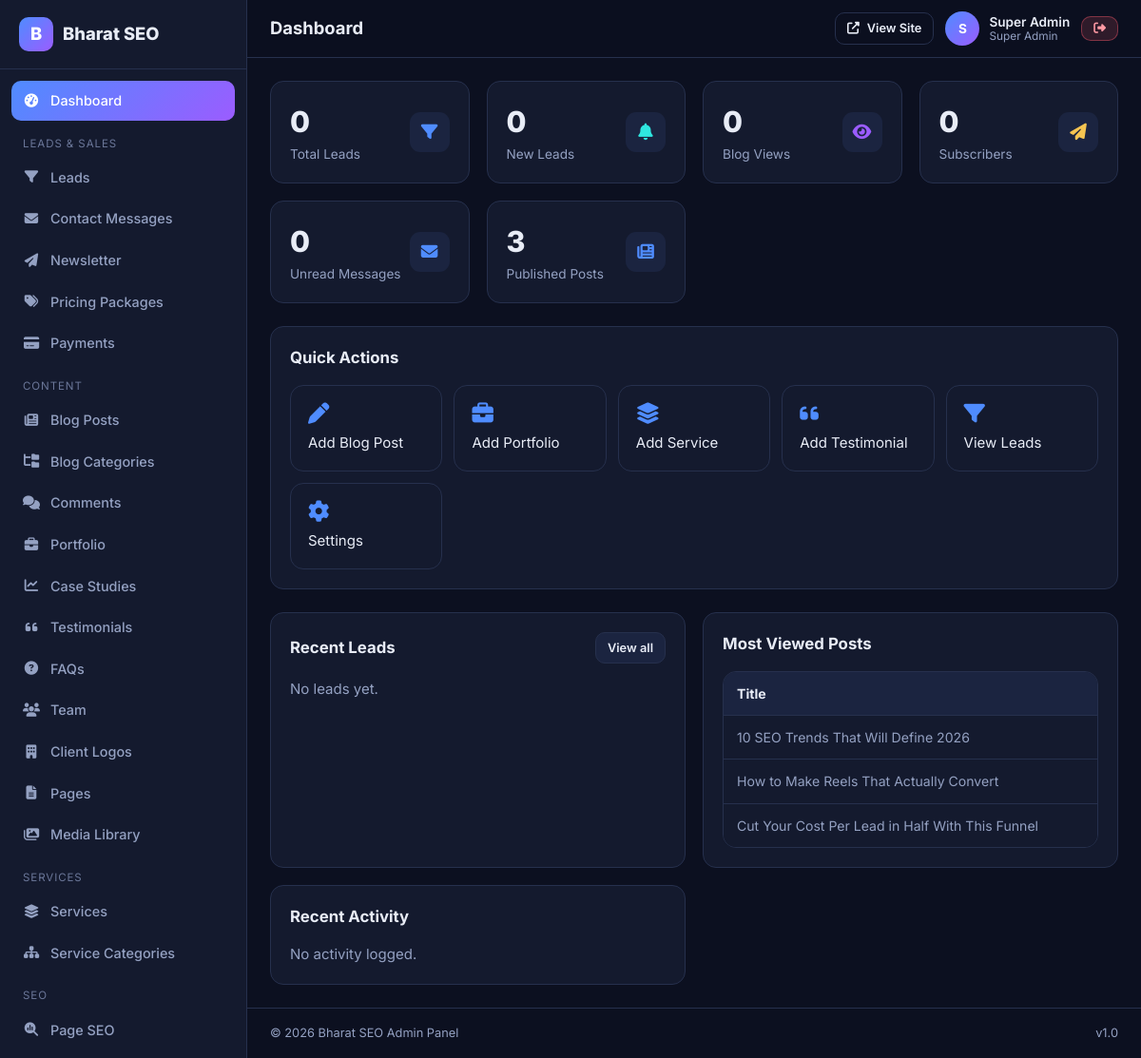
/admin/ (signed in), run on the app's committed database.
### tables this page shows
CREATE TABLE IF NOT EXISTS `roles` (
  `id` INT UNSIGNED NOT NULL AUTO_INCREMENT,
  `name` VARCHAR(60) NOT NULL,
  `slug` VARCHAR(60) NOT NULL,
  `description` VARCHAR(255) DEFAULT NULL,
  `created_at` TIMESTAMP NOT NULL DEFAULT CURRENT_TIMESTAMP,
  `updated_at` TIMESTAMP NOT NULL DEFAULT CURRENT_TIMESTAMP ON UPDATE CURRENT_TIMESTAMP,
  PRIMARY KEY (`id`),
  UNIQUE KEY `uq_roles_slug` (`slug`)
);

CREATE TABLE IF NOT EXISTS `blogs` (
  `id` INT UNSIGNED NOT NULL AUTO_INCREMENT,
  `category_id` INT UNSIGNED DEFAULT NULL,
  `title` VARCHAR(220) NOT NULL,
  `slug` VARCHAR(220) NOT NULL,
  `excerpt` VARCHAR(500) DEFAULT NULL,
  `content` LONGTEXT DEFAULT NULL,
  `featured_image` VARCHAR(255) DEFAULT NULL,
  `author` VARCHAR(120) NOT NULL DEFAULT 'Bharat SEO Team',
  `reading_time` INT NOT NULL DEFAULT 5,
  `meta_title` VARCHAR(255) DEFAULT NULL,
  `meta_description` VARCHAR(500) DEFAULT NULL,
  `tags` VARCHAR(500) DEFAULT NULL,
  `views` INT UNSIGNED NOT NULL DEFAULT 0,
  `status` ENUM('published','draft','scheduled') NOT NULL DEFAULT 'published',
  `published_at` DATETIME DEFAULT NULL,
  `created_at` TIMESTAMP NOT NULL DEFAULT CURRENT_TIMESTAMP,
  `updated_at` TIMESTAMP NOT NULL DEFAULT CURRENT_TIMESTAMP ON UPDATE CURRENT_TIMESTAMP,
  PRIMARY KEY (`id`),
  UNIQUE KEY `uq_blogs_slug` (`slug`),
  KEY `idx_blogs_cat` (`category_id`),
  KEY `idx_blogs_status` (`status`),
  CONSTRAINT `fk_blogs_cat` FOREIGN KEY (`category_id`) REFERENCES `blog_categories` (`id`) ON DELETE SET NULL
);

### includes/functions.php (called while the page is built, shortened)
<?php
function e($value): string
{
    return htmlspecialchars((string) ($value ?? ''), ENT_QUOTES | ENT_SUBSTITUTE, 'UTF-8');
}
function url(string $path = ''): string
{
    $base = rtrim(SITE_URL, '/');
    $path = ltrim($path, '/');
    return $path === '' ? $base . '/' : $base . '/' . $path;
}

### admin/includes/auth.php (called while the page is built, shortened)
<?php
function current_admin(): ?array
{
    static $cached = false;
    static $admin = null;
    if ($cached) {
        return $admin;
    }
    $cached = true;
    $admin = DB::row(
        'SELECT a.*, r.name AS role_name, r.slug AS role_slug FROM admins a LEFT JOIN roles r ON r.id = a.role_id WHERE a.id = ? AND a.status = "active"',
        [(int) $_SESSION['admin_id']]
    );
    return $admin;
}
function require_admin(): array
{
    $admin = current_admin();
    return $admin;
}
function admin_role(): string
{
    $a = current_admin();
    return $a['role_slug'] ?? '';
}
function is_super_admin(): bool
{
    return admin_role() === 'super-admin';
}
function admin_can(string $module, string $action = 'view'): bool
{
    $role = admin_role();
    if ($role === 'super-admin') {
        return true;
    }
    $matrix = [
        'seo-manager' => [
            'dashboard' => ['view'],
            'services' => ['view','create','edit','delete'],
            'service_categories' => ['view','create','edit','delete'],
            'seo' => ['view','create','edit','delete'],
            'redirects' => ['view','create','edit','delete'],
            'pages' => ['view','create','edit','delete'],
            'portfolio' => ['view','create','edit','delete'],
            'case_studies' => ['view','create','edit','delete'],
            'media' => ['view','create','edit','delete'],
            'settings' => ['view','edit'],
        ],
        'content-manager' => [
            'dashboard' => ['view'],
            'blogs' => ['view','create','edit','delete'],
            'blog_categories' => ['view','create','edit','delete'],
            'comments' => ['view','edit','delete'],
            'pages' => ['view','create','edit','delete'],
            'faqs' => ['view','create','edit','delete'],
            'testimonials' => ['view','create','edit','delete'],
            'team' => ['view','create','edit','delete'],
            'media' => ['view','create','edit','delete'],
            'portfolio' => ['view','create','edit','delete'],
            'case_studies' => ['view','create','edit','delete'],
        ],
        'sales-manager' => [
            'dashboard' => ['view'],
            'leads' => ['view','create','edit','delete'],
            'contacts' => ['view','edit','delete'],
            'newsletter' => ['view','delete'],
            'packages' => ['view','create','edit','delete'],
            'payments' => ['view','edit'],
        ],
    ];
    $allowed = $matrix[$role][$module] ?? [];
    return in_array($action, $allowed, true);
}
function admin_url(string $path = ''): string
{
    return url('admin/' . ltrim($path, '/'));
}

### includes/db.php (called while the page is built, shortened)
<?php
class DB
{
    private static ?PDO $pdo = null;
    public static function conn(): ?PDO
    {
        if (self::$pdo instanceof PDO) {
            return self::$pdo;
        }
        try {
            $dsn = 'mysql:host=' . DB_HOST . ';dbname=' . DB_NAME . ';charset=' . DB_CHARSET;
            self::$pdo = new PDO($dsn, DB_USER, DB_PASS, [
                PDO::ATTR_ERRMODE            => PDO::ERRMODE_EXCEPTION,
                PDO::ATTR_DEFAULT_FETCH_MODE => PDO::FETCH_ASSOC,
                PDO::ATTR_EMULATE_PREPARES   => false,
            ]);
            return self::$pdo;
        } catch (Throwable $e) {
            log_error('DB connection failed: ' . $e->getMessage());
            return null;
        }
    }
    public static function run(string $sql, array $params = []): ?PDOStatement
    {
        $pdo = self::conn();
        try {
            $stmt = $pdo->prepare($sql);
            $stmt->execute($params);
            return $stmt;
        } catch (Throwable $e) {
            log_error('Query failed: ' . $e->getMessage() . ' | SQL: ' . $sql);
            return null;
        }
    }
    public static function row(string $sql, array $params = []): ?array
    {
        $stmt = self::run($sql, $params);
        $row = $stmt->fetch();
        return $row !== false ? $row : null;
    }
    public static function all(string $sql, array $params = []): array
    {
        $stmt = self::run($sql, $params);
        return $stmt->fetchAll();
    }
    public static function value(string $sql, array $params = [], $default = null)
    {
        $stmt = self::run($sql, $params);
        $val = $stmt->fetchColumn();
        return $val !== false ? $val : $default;
    }
}

### admin/index.php (the view, shortened to what this page needs)
<?php
require_once __DIR__ . '/includes/auth.php';
$admin = require_admin();
$totalLeads   = (int) DB::value("SELECT COUNT(*) FROM leads", [], 0);
$blogViews    = (int) DB::value("SELECT COALESCE(SUM(views),0) FROM blogs", [], 0);
$totalBlogs   = (int) DB::value("SELECT COUNT(*) FROM blogs WHERE status='published'", [], 0);
$subscribers  = (int) DB::value("SELECT COUNT(*) FROM newsletters WHERE status='subscribed'", [], 0);
$recentLeads = DB::all("SELECT * FROM leads ORDER BY created_at DESC LIMIT 6");
$topBlogs    = DB::all("SELECT title, slug, views FROM blogs WHERE status='published' ORDER BY views DESC LIMIT 5");
$recentActivity = DB::all("SELECT al.*, a.name AS admin_name FROM activity_logs al LEFT JOIN admins a ON a.id=al.admin_id ORDER BY al.created_at DESC LIMIT 8");
$pageTitle = 'Dashboard';
include __DIR__ . '/includes/header.php';
?>
<div class="ad-grid ad-stats" style="margin-bottom:24px;">
  <div class="ad-card ad-stat"><div class="ad-stat__top"><div><div class="ad-stat__value"><?= $totalLeads ?></div><div class="ad-stat__label">Total Leads</div></div><span class="ad-stat__icon"><i class="fas fa-filter"></i></span></div></div>
  <div class="ad-card ad-stat"><div class="ad-stat__top"><div><div class="ad-stat__value"><?= $newLeads ?></div><div class="ad-stat__label">New Leads</div></div><span class="ad-stat__icon" style="color:var(--ad-cyan);"><i class="fas fa-bell"></i></span></div></div>
  <div class="ad-card ad-stat"><div class="ad-stat__top"><div><div class="ad-stat__value"><?= number_format($blogViews) ?></div><div class="ad-stat__label">Blog Views</div></div><span class="ad-stat__icon" style="color:var(--ad-purple);"><i class="fas fa-eye"></i></span></div></div>
  <div class="ad-card ad-stat"><div class="ad-stat__top"><div><div class="ad-stat__value"><?= $subscribers ?></div><div class="ad-stat__label">Subscribers</div></div><span class="ad-stat__icon" style="color:var(--ad-gold);"><i class="fas fa-paper-plane"></i></span></div></div>
  <div class="ad-card ad-stat"><div class="ad-stat__top"><div><div class="ad-stat__value"><?= $unreadMsgs ?></div><div class="ad-stat__label">Unread Messages</div></div><span class="ad-stat__icon"><i class="fas fa-envelope"></i></span></div></div>
  <div class="ad-card ad-stat"><div class="ad-stat__top"><div><div class="ad-stat__value"><?= $totalBlogs ?></div><div class="ad-stat__label">Published Posts</div></div><span class="ad-stat__icon"><i class="fas fa-newspaper"></i></span></div></div>
</div>
<div class="ad-card" style="margin-bottom:24px;">
  <div class="ad-card__head"><h2>Quick Actions</h2></div>
  <div class="ad-quick">
    <?php if (admin_can('blogs','create')): ?><a href="<?= e(admin_url('pages/blogs.php?action=new')) ?>"><i class="fas fa-pen"></i><span>Add Blog Post</span></a><?php endif; ?>
    <?php if (admin_can('portfolio','create')): ?><a href="<?= e(admin_url('pages/portfolio.php?action=new')) ?>"><i class="fas fa-briefcase"></i><span>Add Portfolio</span></a><?php endif; ?>
    <?php if (admin_can('services','create')): ?><a href="<?= e(admin_url('pages/services.php?action=new')) ?>"><i class="fas fa-layer-group"></i><span>Add Service</span></a><?php endif; ?>
    <?php if (admin_can('testimonials','create')): ?><a href="<?= e(admin_url('pages/testimonials.php?action=new')) ?>"><i class="fas fa-quote-left"></i><span>Add Testimonial</span></a><?php endif; ?>
    <?php if (admin_can('leads','view')): ?><a href="<?= e(admin_url('pages/leads.php')) ?>"><i class="fas fa-filter"></i><span>View Leads</span></a><?php endif; ?>
    <?php if (admin_can('settings','view')): ?><a href="<?= e(admin_url('pages/settings.php')) ?>"><i class="fas fa-gear"></i><span>Settings</span></a><?php endif; ?>
  </div>
</div>
<div class="ad-grid" style="grid-template-columns:repeat(auto-fit,minmax(min(100%,360px),1fr));">
  <?php if (admin_can('leads','view')): ?>
  <div class="ad-card">
    <div class="ad-card__head"><h3>Recent Leads</h3><a href="<?= e(admin_url('pages/leads.php')) ?>" class="ad-btn ad-btn--sm">View all</a></div>
    <?php if (empty($recentLeads)): ?>
      <p style="color:var(--ad-muted);">No leads yet.</p>
    <?php endif; ?>
  </div>
  <?php endif; ?>
  <div class="ad-card">
    <div class="ad-card__head"><h3>Most Viewed Posts</h3></div>
    <?php if (empty($topBlogs)): ?>
      <p style="color:var(--ad-muted);">No blog data yet.</p>
    <?php else: ?>
      <div class="ad-table-wrap"><table class="ad-table">
        <thead><tr><th>Title</th><th>Views</th></tr></thead>
        <tbody><?php foreach ($topBlogs as $b): ?><tr><td><a href="<?= e(url('blog/' . $b['slug'])) ?>" target="_blank"><?= e($b['title']) ?></a></td><td><?= number_format((int)$b['views']) ?></td></tr><?php endforeach; ?></tbody>
      </table></div>
    <?php endif; ?>
  </div>
  <?php if (is_super_admin()): ?>
  <div class="ad-card">
    <div class="ad-card__head"><h3>Recent Activity</h3></div>
    <?php if (empty($recentActivity)): ?>
      <p style="color:var(--ad-muted);">No activity logged.</p>
    <?php endif; ?>
  </div>
  <?php endif; ?>
</div>
<?php include __DIR__ . '/includes/footer.php'; ?>

### admin/includes/header.php (shortened to what this page needs)
<?php
$__admin = current_admin();
$pageTitle = $pageTitle ?? 'Dashboard';
?>
<!DOCTYPE html>
<html lang="en">
<head>
<link rel="stylesheet" href="https://cdnjs.cloudflare.com/ajax/libs/font-awesome/6.5.1/css/all.min.css">
<link rel="stylesheet" href="<?= e(admin_url('assets/css/admin.css')) ?>?v=1.0">
</head>
<body class="admin">
<div class="ad-layout">
  <?php include __DIR__ . '/sidebar.php'; ?>
  <div class="ad-main">
    <div class="ad-topbar">
      <div style="display:flex;align-items:center;gap:12px;">
        <h1><?= e($pageTitle) ?></h1>
      </div>
      <div class="ad-topbar__right">
        <a href="<?= e(url('/')) ?>" target="_blank" class="ad-btn ad-btn--sm ad-btn--ghost"><i class="fas fa-up-right-from-square"></i> View Site</a>
        <div class="ad-user">
          <span class="ad-user__avatar"><?= e(strtoupper(substr($__admin['name'] ?? 'A', 0, 1))) ?></span>
          <div style="line-height:1.2;">
            <div style="font-weight:600;"><?= e($__admin['name'] ?? 'Admin') ?></div>
            <div style="font-size:0.74rem;color:var(--ad-muted);"><?= e($__admin['role_name'] ?? '') ?></div>
          </div>
        </div>
        <a href="<?= e(admin_url('logout.php')) ?>" class="ad-btn ad-btn--sm ad-btn--danger" title="Logout"><i class="fas fa-right-from-bracket"></i></a>
      </div>
    </div>
    <div class="ad-content">

### admin/assets/css/admin.css (style rules this page uses)
:root { --ad-bg:#0c1020;--ad-surface:#141a2e;--ad-surface-2:#1b2440;--ad-border:#26304d; --ad-text:#e8ecf6;--ad-muted:#94a1c2;--ad-dim:#6b7799; --ad-primary:#4f8cff;--ad-purple:#9b5cff;--ad-cyan:#2fe6e0;--ad-gold:#f5c451; --ad-danger:#ff5d6c;--ad-success:#2fd47a;--ad-warning:#ffb648; --ad-grad:linear-gradient(135deg,#4f8cff,#9b5cff); --ad-radius:14px;--ad-radius-sm:10px;--ad-sidebar:260px; --ad-font:'Inter',system-ui,-apple-system,Segoe UI,sans-serif; }
* { box-sizing:border-box;margin:0; }
body.admin { font-family:var(--ad-font);background:var(--ad-bg);color:var(--ad-text);line-height:1.5;font-size:15px; }
a { color:inherit;text-decoration:none; }
.ad-layout { display:flex;min-height:100vh; }
.ad-main { flex:1;margin-left:var(--ad-sidebar);min-width:0;display:flex;flex-direction:column; }
.ad-topbar { position:sticky;top:0;z-index:40;display:flex;align-items:center;justify-content:space-between;gap:16px;padding:12px 24px;background:color-mix(in srgb,var(--ad-bg) 85%,transparent);backdrop-filter:blur(12px);border-bottom:1px solid var(--ad-border); }
.ad-topbar h1 { font-size:1.15rem;font-weight:700; }
.ad-topbar__right { display:flex;align-items:center;gap:12px; }
.ad-user { display:flex;align-items:center;gap:10px;font-size:0.85rem; }
.ad-user__avatar { width:36px;height:36px;border-radius:50%;background:var(--ad-grad);display:grid;place-items:center;color:#fff;font-weight:700; }
.ad-content { padding:24px;flex:1; }
.ad-grid { display:grid;gap:18px; }
.ad-stats { grid-template-columns:repeat(auto-fit,minmax(180px,1fr)); }
.ad-card { background:var(--ad-surface);border:1px solid var(--ad-border);border-radius:var(--ad-radius);padding:20px; }
.ad-stat { display:flex;flex-direction:column;gap:6px; }
.ad-stat__top { display:flex;align-items:center;justify-content:space-between; }
.ad-stat__icon { width:42px;height:42px;border-radius:11px;background:var(--ad-surface-2);display:grid;place-items:center;color:var(--ad-primary);font-size:1.1rem; }
.ad-stat__value { font-size:1.9rem;font-weight:800; }
.ad-stat__label { color:var(--ad-muted);font-size:0.85rem; }
.ad-card__head { display:flex;align-items:center;justify-content:space-between;margin-bottom:16px;gap:12px;flex-wrap:wrap; }
.ad-card__head h2,.ad-card__head h3 { font-size:1.05rem;font-weight:700; }
.ad-btn { display:inline-flex;align-items:center;gap:8px;padding:10px 18px;border-radius:var(--ad-radius-sm);border:1px solid var(--ad-border);background:var(--ad-surface-2);color:var(--ad-text);font-weight:600;font-size:0.88rem;cursor:pointer;transition:transform 0.15s,background 0.15s;font-family:inherit; }
.ad-btn--danger { background:rgba(255,93,108,0.15);border-color:rgba(255,93,108,0.4);color:#ff9aa4; }
.ad-btn--sm { padding:6px 12px;font-size:0.8rem; }
.ad-btn--ghost { background:transparent; }
.ad-table-wrap { overflow-x:auto;border:1px solid var(--ad-border);border-radius:var(--ad-radius);background:var(--ad-surface); }
.ad-table { width:100%;border-collapse:collapse;min-width:640px; }
.ad-table th,.ad-table td { padding:12px 14px;text-align:left;border-bottom:1px solid var(--ad-border);font-size:0.88rem;vertical-align:middle; }
.ad-table th { background:var(--ad-surface-2);font-weight:700;white-space:nowrap;color:var(--ad-text); }
.ad-table td { color:var(--ad-muted); }
.ad-table tr:last-child td { border-bottom:none; }
.ad-quick { display:grid;grid-template-columns:repeat(auto-fit,minmax(150px,1fr));gap:12px; }
.ad-quick a { display:flex;flex-direction:column;gap:8px;padding:18px;border-radius:var(--ad-radius);background:var(--ad-surface);border:1px solid var(--ad-border);transition:transform 0.15s,border-color 0.15s; }
.ad-quick i { font-size:1.4rem;color:var(--ad-primary); }

### data on the page
blogs: title "10 SEO Trends That Will Define 2026"
blogs: title "How to Make Reels That Actually Convert"
blogs: title "Cut Your Cost Per Lead in Half With This Funnel"

### other printed values
setting('site_name', SITE_NAME) "Bharat SEO"
$pageTitle "Dashboard"
substr($__admin['name'] ?? 'A', 0, 1) "S"
$__admin['name'] "Super Admin"
$__admin['role_name'] "Super Admin"
$totalLeads "0"
$newLeads "0"
$blogViews "0"
$subscribers "0"
$unreadMsgs "0"
$totalBlogs "3"
